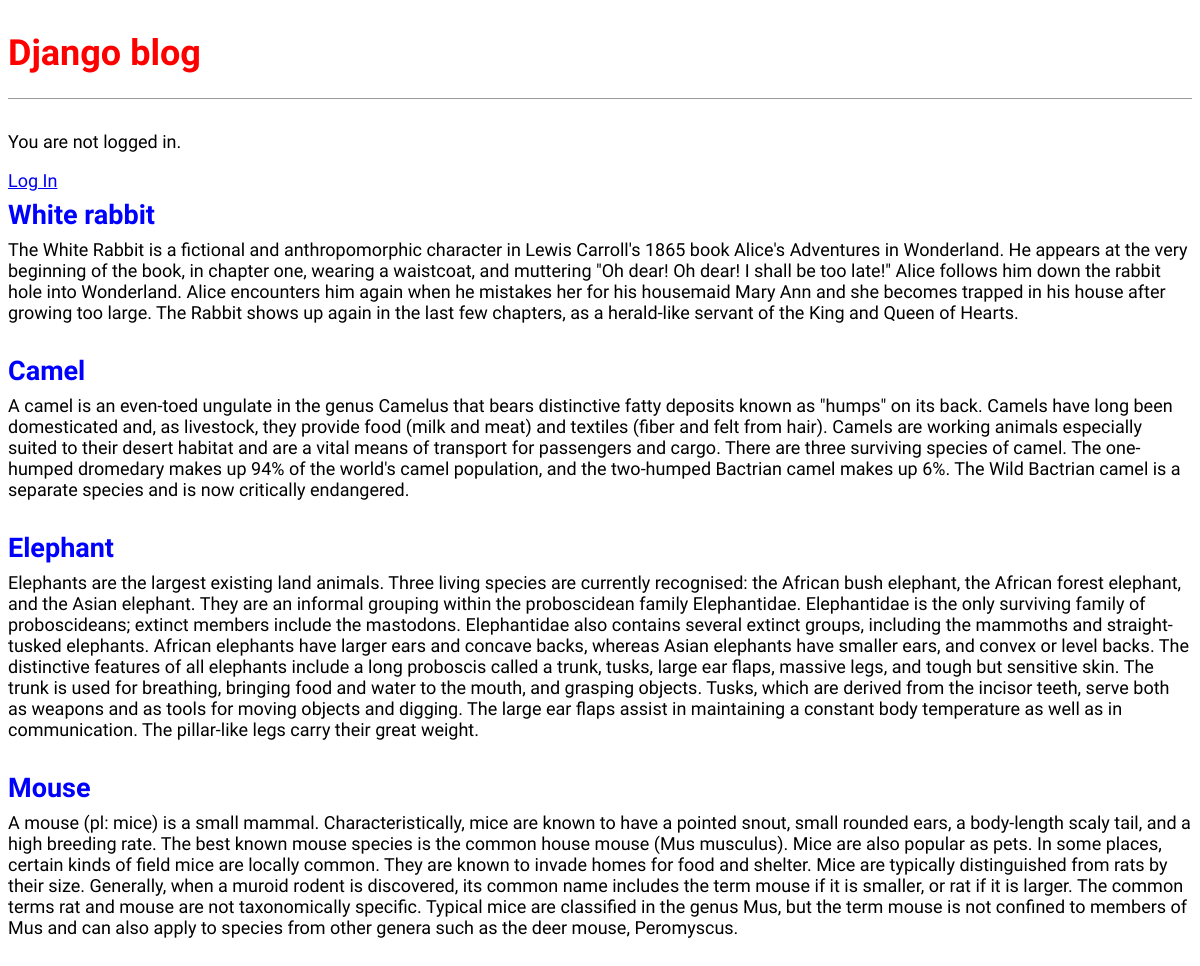
The page / on the database its author committed.
### blog/models.py (models this page shows, shortened)
class Post(models.Model):
    title = models.CharField(max_length=200)
    datetime = models.DateTimeField(u'Дата публикации')
    content = models.TextField(max_length=10000)

### blog/views.py (the view)
# urls.py: path('', BlogListView.as_view(), name='home'),
class BlogListView(ListView):
    model = Post
    template_name = 'home.html'

### templates/home.html (shortened to what this page needs)
{% extends 'base.html' %}
{% block content %}
  {% for post in object_list %}
    <div class="post-entry">
      <h2><a href="{% url 'post_detail' post.pk %}">{{ post.title }}</a></h2>
      <p>{{ post.content }}</p>
    </div>
  {% endfor %}
{% endblock content %}

### blog/static/css/base.css (style rules this page uses)
body { font-family: 'Source Sans Pro', sans-serif; font-size: 18px; }
.post-entry { margin-bottom: 2rem; }
.post-entry h2 { margin: 0.5rem 0; }
.post-entry h2 a, .post-entry h2 a:visited { color: blue; text-decoration: none; }
.post-entry p { margin: 0; font-weight: 400; }

### rows shown on the page
Post: title "White rabbit", content "The White Rabbit is a fictional and anthropomorphic character in Lewis Carroll's 1865 book Alice's Adventures in Wonderland. He appears at the very beginning of the book, in chapter one, wearing a waistcoat, and muttering \"Oh dear! Oh dear! I shall be too late!\" Alice follows him down the rabbit hole into Wonderland. Alice encounters him again when he mistakes her for his housemaid Mary Ann and she becomes trapped in his house after growing too large. The Rabbit shows up again in the last few chapters, as a herald-like servant of the King and Queen of Hearts."
Post: title "Camel", content "A camel is an even-toed ungulate in the genus Camelus that bears distinctive fatty deposits known as \"humps\" on its back. Camels have long been domesticated and, as livestock, they provide food (milk and meat) and textiles (fiber and felt from hair). Camels are working animals especially suited to their desert habitat and are a vital means of transport for passengers and cargo. There are three surviving species of camel. The one-humped dromedary makes up 94% of the world's camel population, and the two-humped Bactrian camel makes up 6%. The Wild Bactrian camel is a separate species and is now critically endangered."
Post: title "Elephant", content "Elephants are the largest existing land animals. Three living species are currently recognised: the African bush elephant, the African forest elephant, and the Asian elephant. They are an informal grouping within the proboscidean family Elephantidae. Elephantidae is the only surviving family of proboscideans; extinct members include the mastodons. Elephantidae also contains several extinct groups, including the mammoths and straight-tusked elephants. African elephants have larger ears and concave backs, whereas Asian elephants have smaller ears, and convex or level backs. The distinctive features of all elephants include a long proboscis called a trunk, tusks, large ear flaps, massive legs,…"
Post: title "Mouse", content "A mouse (pl: mice) is a small mammal. Characteristically, mice are known to have a pointed snout, small rounded ears, a body-length scaly tail, and a high breeding rate. The best known mouse species is the common house mouse (Mus musculus). Mice are also popular as pets. In some places, certain kinds of field mice are locally common. They are known to invade homes for food and shelter. Mice are typically distinguished from rats by their size. Generally, when a muroid rodent is discovered, its common name includes the term mouse if it is smaller, or rat if it is larger. The common terms rat and mouse are not taxonomically specific. Typical mice are classified in the genus Mus, but the term…"
